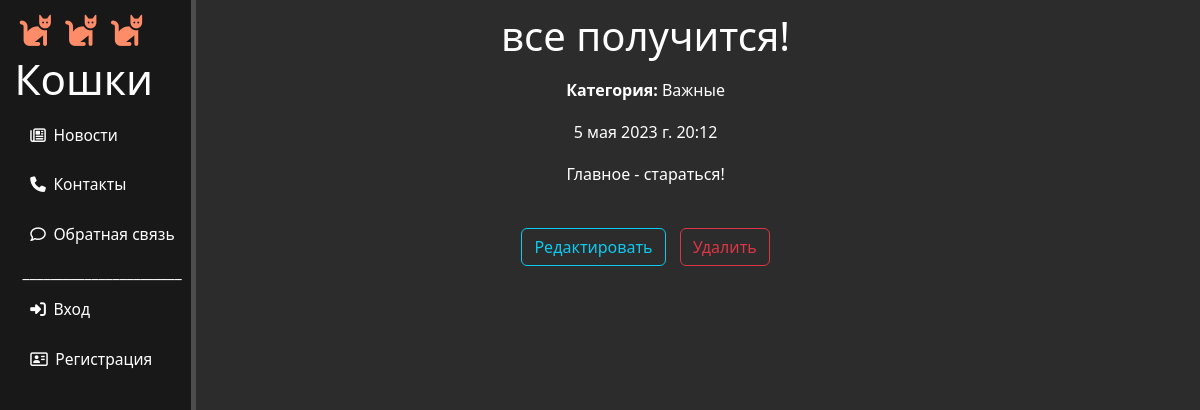
The app's page /news/vazhnye/vse-poluchitsja with its own data.
### news/models.py (models this page shows, shortened)
class Articles(models.Model):
    title = models.CharField('Название', max_length=100)
    slug = models.SlugField('URL', max_length=255, unique=True, db_index=True)
    anons = models.CharField('Анонс', max_length=200)
    full_text = models.TextField('Статья')
    date = models.DateTimeField('Дата публикации', default=tests.default_datetime)
    is_published = models.BooleanField('Опубликовано', default=True)
    cat = models.ForeignKey('Category', verbose_name='Категория', on_delete=models.PROTECT)
    class Meta:
        verbose_name = 'Новость'
        verbose_name_plural = 'Новости'
        ordering = ['-date', 'title']

class Category(models.Model):
    name = models.CharField('Название', max_length=50, db_index=True)
    slug = models.SlugField('URL', max_length=255, unique=True, db_index=True)
    def __str__(self):
        return self.name
    class Meta:
        verbose_name = 'Категория'
        verbose_name_plural = 'Категории'
        ordering = ['name']

### news/views.py (the view)
# urls.py: path('<slug:cat_slug>/<slug:art_slug>', views.HomeDetail.as_view(), name='news_detail'),
class HomeDetail(DetailView):
    model = Articles
    template_name = 'news/detail_view.html'
    context_object_name = 'article'
    slug_url_kwarg = 'art_slug'

### news/templates/news/detail_view.html (shortened to what this page needs)
{% extends 'main/layout.html' %}
{% block content %}
    <div class="features">
        <h1>{{ article.title }}</h1>
        <p><b>Категория: </b>{{ article.cat }}</p>
        <p>{{ article.date }}</p>
        <p>{{ article.full_text }}</p><br>
        <a href="{% url 'news_update' article.cat.slug article.slug %}" class="btn btn-outline-info" style="margin-right: 10px">Редактировать</a>
        <a href="{% url 'news_delete' article.cat.slug article.slug %}" class="btn btn-outline-danger">Удалить</a>
    </div>
{% endblock %}

### main/static/main/css/main.css (style rules this page uses)
body { background: #2c2c2c; }
main .features { float: left; color: white; margin-top: 1vw; text-align: center; width: 75%; }
main .features h1 { margin-bottom: 1vw; }
main .features p { max-width: 35vw; margin: 2% auto; }

### records on screen
Articles: title "все получится!", cat "Важные", date "5 мая 2023 г. 20:12", full_text "Главное - стараться!"
